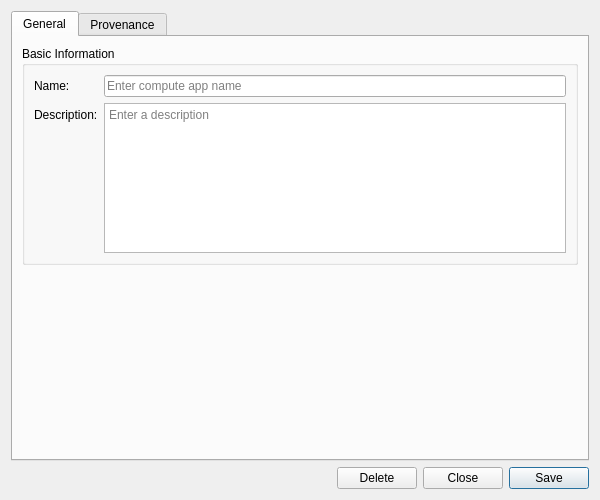
<?xml version="1.0" encoding="UTF-8"?>
<ui version="4.0">
 <class>AppDetailDialog</class>
 <widget class="QWidget" name="AppDetailDialog">
  <property name="geometry">
   <rect>
    <x>0</x>
    <y>0</y>
    <width>600</width>
    <height>500</height>
   </rect>
  </property>
  <property name="sizePolicy">
   <sizepolicy hsizetype="Preferred" vsizetype="Preferred">
    <horstretch>0</horstretch>
    <verstretch>0</verstretch>
   </sizepolicy>
  </property>
  <property name="minimumSize">
   <size>
    <width>600</width>
    <height>500</height>
   </size>
  </property>
  <property name="windowTitle">
   <string>App Details</string>
  </property>
  <layout class="QVBoxLayout" name="verticalLayout">
   <item>
    <widget class="QTabWidget" name="tabWidget">
     <property name="currentIndex"><number>0</number></property>
     <widget class="QWidget" name="generalTab">
      <attribute name="title"><string>General</string></attribute>
      <layout class="QVBoxLayout" name="generalLayout">
       <item>
        <widget class="QGroupBox" name="basicInfoGroup">
         <property name="title">
          <string>Basic Information</string>
         </property>
         <layout class="QFormLayout" name="formLayout">
          <item row="0" column="0">
           <widget class="QLabel" name="labelName">
            <property name="text">
             <string>Name:</string>
            </property>
           </widget>
          </item>
          <item row="0" column="1">
           <widget class="QLineEdit" name="nameEdit">
            <property name="placeholderText">
             <string>Enter compute app name</string>
            </property>
            <property name="readOnly">
             <bool>true</bool>
            </property>
           </widget>
          </item>
          <item row="1" column="0">
           <widget class="QLabel" name="labelDescription">
            <property name="text">
             <string>Description:</string>
            </property>
           </widget>
          </item>
          <item row="1" column="1">
           <widget class="QPlainTextEdit" name="descriptionEdit">
            <property name="minimumSize">
             <size>
              <width>0</width>
              <height>80</height>
             </size>
            </property>
            <property name="maximumSize">
             <size>
              <width>16777215</width>
              <height>150</height>
             </size>
            </property>
            <property name="placeholderText">
             <string>Enter a description</string>
            </property>
           </widget>
          </item>
         </layout>
        </widget>
       </item>
       <item>
        <spacer name="verticalSpacer">
         <property name="orientation">
          <enum>Qt::Vertical</enum>
         </property>
         <property name="sizeHint" stdset="0">
          <size>
           <width>20</width>
           <height>40</height>
          </size>
         </property>
        </spacer>
       </item>
      </layout>
     </widget>
     <widget class="QWidget" name="provenanceTab">
      <attribute name="title"><string>Provenance</string></attribute>
      <layout class="QVBoxLayout" name="provenanceTabLayout">
       <item>
        <widget class="ores::qt::ProvenanceWidget" name="provenanceWidget" native="true"/>
       </item>
      </layout>
     </widget>
    </widget>
   </item>
   <item>
    <layout class="QHBoxLayout" name="buttonLayout">
     <item>
      <spacer name="horizontalSpacer">
       <property name="orientation">
        <enum>Qt::Horizontal</enum>
       </property>
       <property name="sizeHint" stdset="0">
        <size>
         <width>40</width>
         <height>20</height>
        </size>
       </property>
      </spacer>
     </item>
     <item>
      <widget class="QPushButton" name="deleteButton">
       <property name="text">
        <string>Delete</string>
       </property>
      </widget>
     </item>
     <item>
      <widget class="QPushButton" name="closeButton">
       <property name="text">
        <string>Close</string>
       </property>
      </widget>
     </item>
     <item>
      <widget class="QPushButton" name="saveButton">
       <property name="text">
        <string>Save</string>
       </property>
       <property name="default">
        <bool>true</bool>
       </property>
      </widget>
     </item>
    </layout>
   </item>
  </layout>
 </widget>
 <customwidgets>
  <customwidget>
   <class>ores::qt::ProvenanceWidget</class>
   <extends>QWidget</extends>
   <header>ores.qt/ProvenanceWidget.hpp</header>
  </customwidget>
 </customwidgets>
 <resources/>
 <connections/>
</ui>
